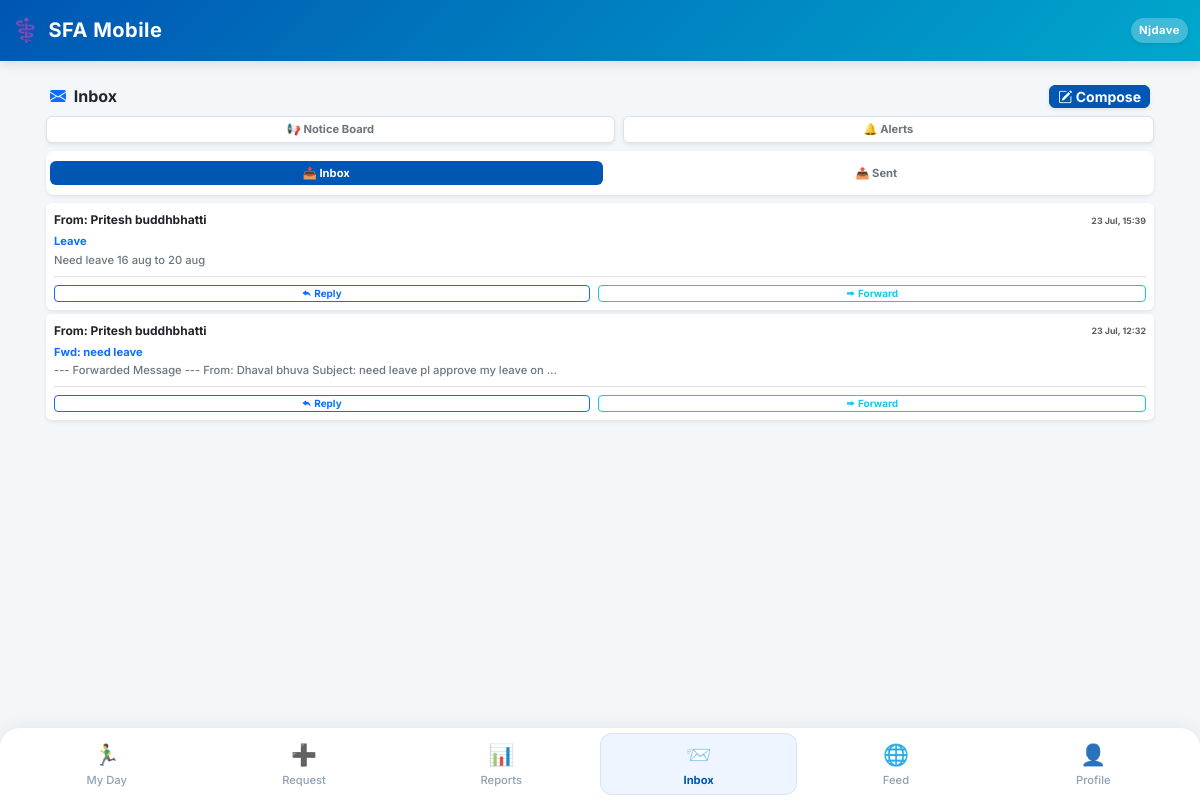
/hub/messages/ (signed in), run on the app's committed database.
### SFA/models.py (models this page shows, shortened)
class Employee(models.Model):
    user = models.OneToOneField(User, on_delete=models.CASCADE, null=True, blank=True)
    company = models.ForeignKey(Company, on_delete=models.PROTECT, related_name='employees') # Already Correct
    DESIGNATION_CHOICES = [
        ('MR', 'Medical Representative'),
        ('ABM', 'Area Business Manager'),
        ('RBM', 'Regional Business Manager'),
        ('ZBM', 'Zonal Business Manager'),
        ('NSM', 'National Sales Manager'),
        ('Admin', 'System Administrator'),
    ]
    name = models.CharField(max_length=100)
    employee_code = models.CharField(max_length=50) # 🌟 FIX: unique=True HATA DIYA HAI
    designation = models.CharField(max_length=5, choices=DESIGNATION_CHOICES, default='MR', db_index=True)   # 🚀 INDEX
    manager = models.ForeignKey('self', on_delete=models.SET_NULL, null=True, blank=True, related_name='subordinates')
    headquarter = models.ForeignKey(Territory, on_delete=models.SET_NULL, null=True, blank=True)
    phone = models.CharField(max_length=15)
    joining_date = models.DateField(default=timezone.now, help_text="Employee ki company join karne ki date. DCR calendar is date se aage hi banega, pehle ka nahi.")
    photo = models.ImageField(upload_to='employee_photos/', blank=True, null=True, help_text="Employee ki profile photo")
    address = models.TextField(blank=True, null=True, help_text="Employee ka home address")
    is_active = models.BooleanField(default=True, db_index=True, help_text="False matlab ye employee company chhod chuka hai ya inactive hai.")   # 🚀 INDEX
    leaving_date = models.DateField(null=True, blank=True, help_text="Employee ke company chhodne ki tareekh.")
    dob = models.DateField(null=True, blank=True, verbose_name="Date of Birth")
    anniversary = models.DateField(null=True, blank=True, verbose_name="Marriage Anniversary")
    blood_group = models.CharField(max_length=10, blank=True, null=True)
    emergency_contact = models.CharField(max_length=15, blank=True, null=True)
    permanent_address = models.TextField(blank=True, null=True)
    father_name = models.CharField(max_length=100, blank=True, null=True)
    father_dob = models.DateField(null=True, blank=True)
    father_mobile = models.CharField(max_length=15, blank=True, null=True)
    father_occupation = models.CharField(max_length=100, blank=True, null=True)
    mother_name = models.CharField(max_length=100, blank=True, null=True)
    mother_dob = models.DateField(null=True, blank=True)
    mother_mobile = models.CharField(max_length=15, blank=True, null=True)
    mother_occupation = models.CharField(max_length=100, blank=True, null=True)
    spouse_name = models.CharField(max_length=100, blank=True, null=True)
    spouse_dob = models.DateField(null=True, blank=True)
    spouse_mobile = models.CharField(max_length=15, blank=True, null=True)
    spouse_occupation = models.CharField(max_length=100, blank=True, null=True)
    child1_name = models.CharField(max_length=100, blank=True, null=True)
    child1_dob = models.DateField(null=True, blank=True)
    child2_name = models.CharField(max_length=100, blank=True, null=True)
    child2_dob = models.DateField(null=True, blank=True)
    EMPLOYMENT_STATUS_CHOICES = [
        ('active', 'Active'),
        ('resigned', 'Resigned'),
        ('retired', 'Retired'),
        ('transferred', 'Transferred'),
        ('terminated', 'Terminated'),
        ('vacant', 'Vacant (Placeholder)'),   # 🌟 Dummy employee jab tak naya MR na aaye
        ('archived', 'Archived (Old Dummy)'), # 🌟 Dummy jiska kaam ho gaya, naye employee ko sab de diya
    ]
    employment_status = models.CharField(
        max_length=15, choices=EMPLOYMENT_STATUS_CHOICES, default='active',
        help_text="is_active sirf access/login control karta hai; ye field WAJAH/reason batata hai."
    )
    is_placeholder = models.BooleanField(
        default=False,
        help_text="True = ye ek 'Vacant_<HQ>' dummy employee hai, asli insaan nahi. Joint Work me normal employee jaisea hi treat hota hai (use individual hi maana jayega)."
    )
    class Meta:
        unique_together = ('company', 'employee_code')

class InternalMessage(models.Model):
    sender = models.ForeignKey('Employee', on_delete=models.CASCADE, related_name='sent_internal_messages')
    receiver = models.ForeignKey('Employee', on_delete=models.CASCADE, related_name='received_internal_messages')
    subject = models.CharField(max_length=255)
    body = models.TextField()
    is_read = models.BooleanField(default=False, db_index=True)   # 🚀 INDEX
    sent_at = models.DateTimeField(auto_now_add=True)
    parent_message = models.ForeignKey('self', on_delete=models.SET_NULL, null=True, blank=True, related_name='replies')
    all_recipients = models.CharField(max_length=500, blank=True, default='')

### SFA/views/core.py (the view)
# urls.py: path('hub/messages/', views.web_inbox_view, name='web_inbox'),
@employee_required
def web_inbox_view(request, employee):
    received_msgs = InternalMessage.objects.filter(receiver=employee).select_related('sender').order_by('-sent_at')
    sent_msgs = InternalMessage.objects.filter(sender=employee).select_related('receiver').order_by('-sent_at')
    received_msgs.filter(is_read=False).update(is_read=True)
    return render(request, 'message_list.html', {
        'received_msgs': received_msgs,
        'sent_msgs': sent_msgs
    })

### SFA/context_processors.py (called while the page is built)
def notification_counts(request):
    if request.user.is_authenticated and hasattr(request.user, 'employee'):
        employee = request.user.employee
        cache_key = f'nav_counts_{employee.id}'
        counts = cache.get(cache_key)
        if counts is None:
            counts = {
                'unread_notif_count': SystemNotification.objects.filter(employee=employee, is_read=False).count(),
                'unread_msg_count': InternalMessage.objects.filter(receiver=employee, is_read=False).count(),
            }
            cache.set(cache_key, counts, 60) # 60 seconds cache timeout
        return counts
    return {
        'unread_notif_count': 0,
        'unread_msg_count': 0,
    }

### SFA/templates/message_list.html (shortened to what this page needs)
{% extends 'base.html' %}
{% block content %}
<div class="container-fluid p-0 mb-4 mt-1">
    <div class="d-flex align-items-center gap-2 mb-2 px-2">
        <h6 class="fw-bold text-dark mb-0 flex-grow-1"><i class="bi bi-envelope-fill text-primary me-1"></i> Inbox</h6>
        <a href="{% url 'web_compose' %}" class="btn btn-primary btn-sm fw-bold shadow-sm px-2 py-0 rounded-2">
            <i class="bi bi-pencil-square"></i> Compose
        </a>
    </div>
    <div class="d-flex gap-2 mx-1 mb-2">
        <a href="{% url 'notice_board' %}" class="btn btn-light shadow-sm btn-sm flex-fill fw-bold text-secondary border bg-white rounded-2" style="font-size: 0.70rem;">
            📢 Notice Board
        </a>
        <a href="{% url 'notification_list' %}" class="btn btn-light shadow-sm btn-sm flex-fill fw-bold text-secondary border bg-white rounded-2" style="font-size: 0.70rem;">
            🔔 Alerts
        </a>
    </div>
    <ul class="nav nav-pills mx-1 mb-2 shadow-sm bg-white p-1" id="msgTabs" role="tablist" style="border-radius: 8px;">
        <li class="nav-item flex-fill text-center" role="presentation">
            <button class="nav-link active w-100 fw-bold py-1" id="inbox-tab" data-bs-toggle="pill" data-bs-target="#inbox" type="button" role="tab" style="border-radius: 6px; font-size: 0.70rem;">
                📥 Inbox
            </button>
        </li>
        <li class="nav-item flex-fill text-center" role="presentation">
            <button class="nav-link w-100 fw-bold py-1 text-secondary" id="sent-tab" data-bs-toggle="pill" data-bs-target="#sent" type="button" role="tab" style="border-radius: 6px; font-size: 0.70rem;">
                📤 Sent
            </button>
        </li>
    </ul>
    <div class="tab-content mx-1 mb-5" id="msgTabsContent">
        <div class="tab-pane fade show active" id="inbox" role="tabpanel">
            <div class="d-flex flex-column gap-1">
                {% for msg in received_msgs %}
                    <div class="card border-0 shadow-sm bg-white" style="border-left: 3px solid #0056b3; border-radius: 6px;">
                        <div class="card-body p-2">
                            <div class="d-flex justify-content-between align-items-center mb-1">
                                <span class="fw-bold text-dark" style="font-size: 0.75rem;">From: {{ msg.sender.name }}</span>
                                <small class="text-muted fw-bold" style="font-size: 0.55rem;">{{ msg.sent_at|date:"d M, H:i" }}</small>
                            </div>
                            <a href="{% url 'web_message_detail' msg.id %}" class="text-decoration-none">
                                <p class="mb-0 fw-bold text-primary" style="font-size: 0.70rem;">{{ msg.subject }}</p>
                            </a>
                            <p class="mb-0 text-secondary fw-medium mt-1" style="font-size: 0.70rem; line-height: 1.2;">{{ msg.body|truncatewords:15 }}</p>
                            <div class="d-flex gap-2 mt-2 pt-2 border-top">
                                <a href="{% url 'web_compose' %}?reply_to={{ msg.id }}" class="btn btn-outline-primary btn-sm fw-bold flex-fill py-0" style="font-size: 0.62rem;">
                                    <i class="bi bi-reply-fill"></i> Reply
                                </a>
                                <a href="{% url 'web_compose' %}?forward_to={{ msg.id }}" class="btn btn-outline-info btn-sm fw-bold flex-fill py-0" style="font-size: 0.62rem;">
                                    <i class="bi bi-forward-fill"></i> Forward
                                </a>
                            </div>
                        </div>
                    </div>
                {% empty %}
                    <div class="text-center p-3 bg-white shadow-sm" style="border-radius: 6px;">
                        <span class="fs-4 d-block mb-1">📭</span>
                        <span class="text-muted fw-bold" style="font-size: 0.65rem;">Inbox is empty.</span>
                    </div>
                {% endfor %}
            </div>
        </div>
    </div>
</div>
{% endblock %}

### SFA/templates/base.html (shortened to what this page needs)
<!DOCTYPE html>
<html lang="en">
<head>
    <link href="https://cdn.jsdelivr.net/npm/bootstrap@5.3.0/dist/css/bootstrap.min.css" rel="stylesheet">
    <link href="https://cdn.jsdelivr.net/npm/bootstrap-icons@1.11.0/font/bootstrap-icons.css" rel="stylesheet">
</head>
<body>
    <nav class="navbar navbar-dark navbar-custom sticky-top">
        <div class="container-fluid py-1">
            <span class="navbar-brand mb-0 h1 d-flex align-items-center gap-2">
                <span style="font-size: 1.4rem;">⚕️</span> SFA Mobile
            </span>
            <div class="d-flex align-items-center gap-3">
                <span class="text-white fw-bold bg-white bg-opacity-25 px-2 py-1 rounded-pill shadow-sm" style="font-size: 0.70rem; letter-spacing: 0.5px;">
                    {{ request.user.employee.name|default:"Guest"|truncatechars:10 }}
                </span>
            </div>
        </div>
    </nav>
    <div class="container mt-4 mb-4">
        {% block content %}
        {% endblock %}
    </div>
    <div class="fixed-bottom bottom-nav d-flex justify-content-between align-items-center">
        {% if request.user.employee.designation != 'Admin' and request.user.employee.designation != 'System Administrator' %}
        <a href="{% url 'mr_dashboard' %}" class="nav-item {% if request.resolver_match.url_name == 'mr_dashboard' or request.resolver_match.url_name == 'day_start' or request.resolver_match.url_name == 'day_end' %}active{% endif %}">
            <span class="nav-icon">🏃‍♂️</span>My Day
        </a>
        {% endif %}
        <a href="{% url 'request_hub' %}" class="nav-item {% if request.resolver_match.url_name == 'request_hub' %}active{% endif %}">
            <span class="nav-icon">➕</span>Request
        </a>
        <a href="{% url 'view_hub' %}" class="nav-item {% if request.resolver_match.url_name == 'view_hub' or request.resolver_match.url_name == 'dcr_report' %}active{% endif %}">
            <span class="nav-icon">📊</span>Reports
        </a>
        <a href="{% url 'web_inbox' %}" class="nav-item {% if request.resolver_match.url_name == 'web_inbox' or request.resolver_match.url_name == 'web_compose' %}active{% endif %}">
            <span class="nav-icon position-relative">
                📨
            </span>Inbox
        </a>
<a href="{% url 'community_feed' %}" class="nav-item {% if request.resolver_match.url_name == 'community_feed' %}active{% endif %}">
    <span class="nav-icon">🌐</span>Feed
</a>
        <a href="{% url 'profile' %}" class="nav-item {% if request.resolver_match.url_name == 'profile' %}active{% endif %}">
            <span class="nav-icon">👤</span>Profile
        </a>
    </div>
</body>
</html>

### SFA/templates/base.html (style rules this page uses)
:root { --pharma-primary: #0056b3; --pharma-secondary: #00a8cc; --bg-light: #f4f7f9; }
body { font-family: 'Inter', sans-serif; background-color: var(--bg-light); padding-bottom: 85px; }
.navbar-custom { background: linear-gradient(135deg, var(--pharma-primary), var(--pharma-secondary)); box-shadow: 0 4px 10px rgba(0,0,0,0.1); }
.navbar-brand { font-weight: 700; letter-spacing: 0.5px; }
.card { border: none !important; border-radius: 12px; box-shadow: 0 4px 12px rgba(0, 0, 0, 0.05); }
.btn-primary { background-color: var(--pharma-primary); border-color: var(--pharma-primary); border-radius: 8px; font-weight: 600; }
.bottom-nav { background-color: #ffffff; border-top-left-radius: 20px; border-top-right-radius: 20px; box-shadow: 0 -4px 15px rgba(0,0,0,0.06); padding: 5px 8px; }
.nav-item { text-align: center; flex: 1; padding: 6px 0; color: #8fa0b3; font-size: 0.70rem; font-weight: 500; text-decoration: none; border-radius: 12px; transition: all 0.3s ease; }
.nav-item.active { color: var(--pharma-primary); font-weight: 700; background-color: #eef5ff; box-shadow: inset 0 0 0 1px rgba(0,86,179,0.1); }
.nav-icon { font-size: 1.3rem; display: block; margin-bottom: 2px; filter: grayscale(20%); }
.nav-item.active .nav-icon { filter: grayscale(0%); }

### SFA/templates/message_list.html (style rules this page uses)
#msgTabs .nav-link.active { background-color: #0056b3 !important; color: white !important; }
#msgTabs .nav-link { color: #6c757d; border: none; }

### data on the page
InternalMessage: sender.name "Pritesh buddhbhatti", sent_at "23 Jul, 15:39", subject "Leave", body "Need leave 16 aug to 20 aug"
InternalMessage: sender.name "Pritesh buddhbhatti", sent_at "23 Jul, 12:32", subject "Fwd: need leave", body "--- Forwarded Message --- From: Dhaval bhuva Subject: need leave pl approve my leave on …"

### other printed values
{{ request.user.employee.name|default:"Guest"|truncatechars:10 }} "Njdave"
